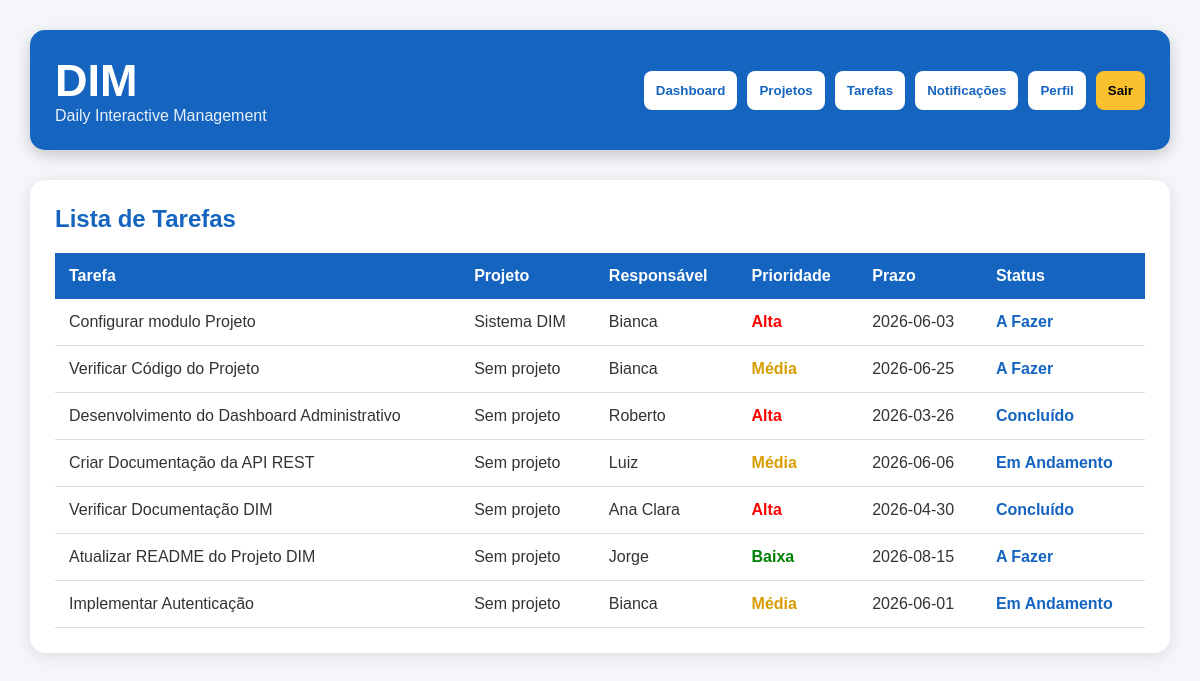
Before: /tarefas (signed in) with the older database file.
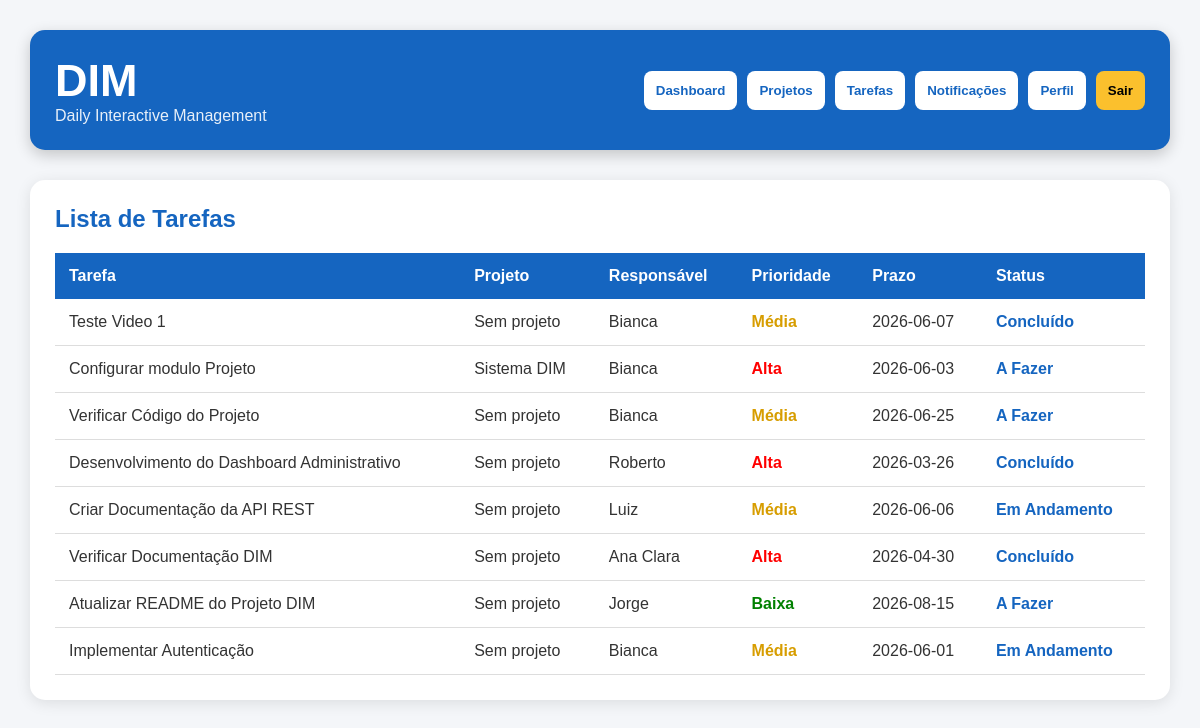
After: the same page with the newer database file.
### tables this page shows
CREATE TABLE tarefas(
                id INTEGER PRIMARY KEY AUTOINCREMENT,
                tarefa TEXT
            , status TEXT DEFAULT 'A Fazer', usuario_id INTEGER, prioridade TEXT DEFAULT 'Média', prazo TEXT, responsavel TEXT, projeto_id INTEGER);

CREATE TABLE projetos(
        id INTEGER PRIMARY KEY AUTOINCREMENT,
        nome TEXT NOT NULL,
        descricao TEXT,
        gerente_id INTEGER NOT NULL,
        FOREIGN KEY(gerente_id) REFERENCES usuarios(id)
    );

### app.py (the view)
@app.route("/tarefas")
def tarefas():
    if "usuario_id" not in session:
        return redirect("/login")
    conexao = get_db()
    cursor = conexao.cursor()
    cursor.execute("""
    SELECT tarefas.id, tarefas.tarefa, tarefas.status, tarefas.prioridade,
           tarefas.prazo, tarefas.responsavel, projetos.nome
    FROM tarefas
    LEFT JOIN projetos
    ON tarefas.projeto_id = projetos.id
    WHERE tarefas.usuario_id=?
    ORDER BY tarefas.id DESC
    """, (session["usuario_id"],))
    tarefas = cursor.fetchall()
    conexao.close()
    return render_template("tarefas.html", tarefas=tarefas)

### app.py (called while the page is built)
def get_db():
    conexao = sqlite3.connect("dim.db")
    return conexao

### templates/tarefas.html (shortened to what this page needs)
<!DOCTYPE html>
<html lang="pt-BR">
<head>
</head>
<body>
<div class="topo">
<div class="logo">
<h1>DIM</h1>
<p>Daily Interactive Management</p>
</div>
<div class="menu">
<a href="/dashboard">
<button>Dashboard</button>
</a>
<a href="/projetos">
<button>Projetos</button>
</a>
<a href="/tarefas">
<button>Tarefas</button>
</a>
<a href="/notificacoes">
<button>Notificações</button>
</a>
<a href="/perfil">
<button>Perfil</button>
</a>
<a href="/logout">
<button class="sair">Sair</button>
</a>
</div>
</div>
<div class="container">
<h2>Lista de Tarefas</h2>
{% if tarefas %}
<table>
<thead>
<tr>
<th>Tarefa</th>
<th>Projeto</th>
<th>Responsável</th>
<th>Prioridade</th>
<th>Prazo</th>
<th>Status</th>
</tr>
</thead>
<tbody>
{% for tarefa in tarefas %}
<tr>
<td>{{ tarefa[1] }}</td>
<td>{{ tarefa[6] if tarefa[6] else "Sem projeto" }}</td>
<td>{{ tarefa[5] if tarefa[5] else "Não informado" }}</td>
<td>
{% if tarefa[3]=="Alta" %}
<span class="alta">Alta</span>
{% elif tarefa[3]=="Média" %}
<span class="media">Média</span>
{% else %}
<span class="baixa">Baixa</span>
{% endif %}
</td>
<td>{{ tarefa[4] if tarefa[4] else "Sem prazo" }}</td>
<td class="status">{{ tarefa[2] }}</td>
</tr>
{% endfor %}
</tbody>
</table>
{% else %}
<div class="vazio">
Nenhuma tarefa cadastrada até o momento.
</div>
{% endif %}
</div>
</body>
</html>

### templates/tarefas.html (style rules this page uses)
* { margin:0; padding:0; box-sizing:border-box; font-family:Arial,sans-serif; }
body { background:#f4f6f9; padding:30px; }
.topo { background:#1565C0; color:white; padding:25px; border-radius:15px; display:flex; justify-content:space-between; align-items:center; margin-bottom:30px; box-shadow:0px 5px 15px rgba(0,0,0,0.2); }
.logo h1 { font-size:45px; }
.logo p { font-size:16px; opacity:0.9; }
.menu { display:flex; gap:10px; }
.menu a { text-decoration:none; }
.menu button { background:white; color:#1565C0; border:none; padding:12px; border-radius:8px; font-weight:bold; cursor:pointer; }
.menu .sair { background:#FBC02D; color:black; }
.container { background:white; padding:25px; border-radius:15px; box-shadow:0px 3px 15px rgba(0,0,0,0.1); }
h2 { color:#1565C0; margin-bottom:20px; }
table { width:100%; border-collapse:collapse; }
th { background:#1565C0; color:white; padding:14px; text-align:left; }
td { padding:14px; border-bottom:1px solid #ddd; color:#333; }
.status { font-weight:bold; color:#1565C0; }
.alta { color:red; font-weight:bold; }
.media { color:#d79d00; font-weight:bold; }
.baixa { color:green; font-weight:bold; }

Changed rows visible on the page:
added tarefas: tarefa "Teste Video 1", tarefa "Sem projeto", responsavel "Bianca", prioridade "Média", prazo "2026-06-07", status "Concluído"
